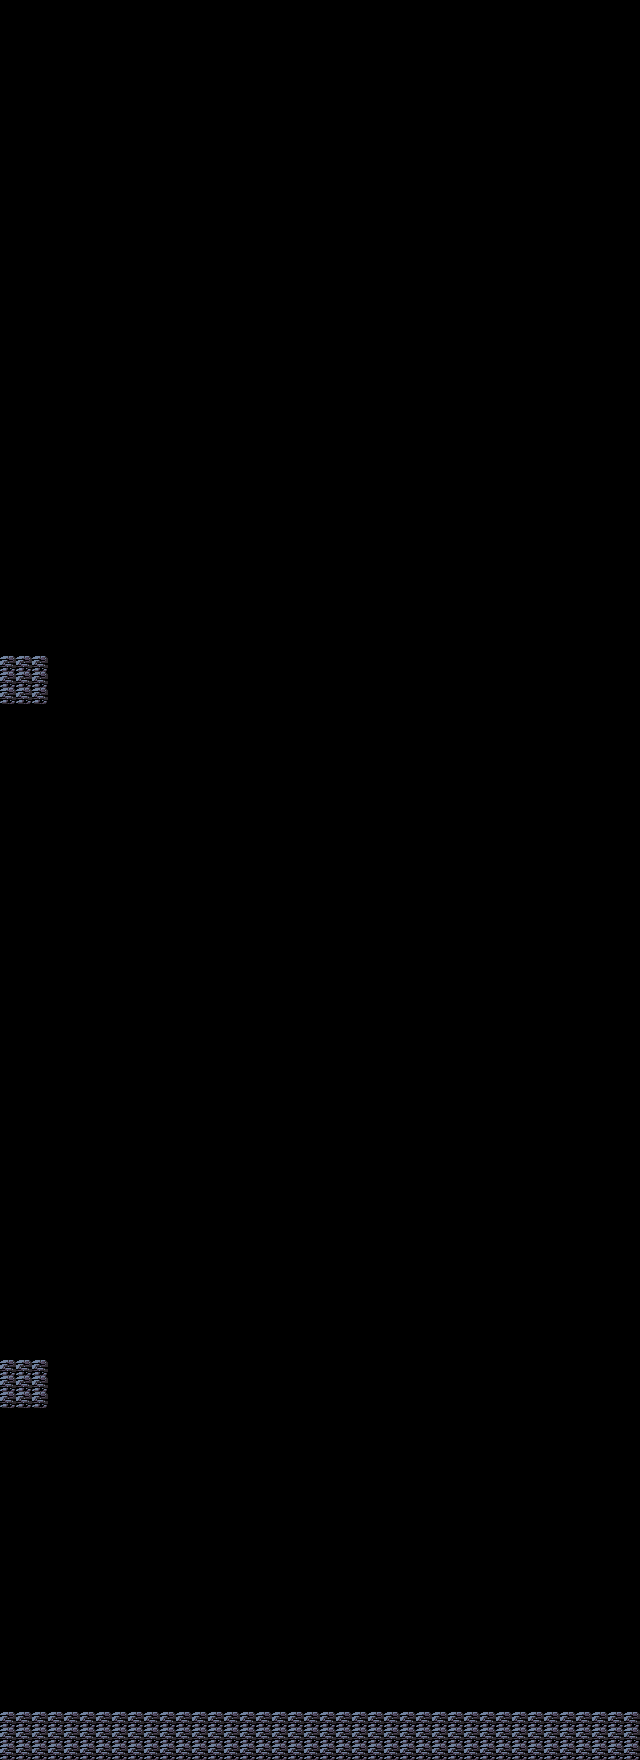

Below is a game level as drawn by its tile map, then a one-line description and the .tmx that defines it (tile-layer data replaced by summaries):
An orthogonal 40x110 tile map with 16x16 px tiles, 1 tile layer (Collision).

<map version="1.10" tiledversion="1.10.2" orientation="orthogonal" renderorder="right-down" width="40" height="110" tilewidth="16" tileheight="16" infinite="0" nextlayerid="2" nextobjectid="1">
 <tileset firstgid="1" source="../tileset/tileset.tsx" />
 <layer id="1" name="Collision" width="40" height="110">
  <data>[4400 cells, 138 non-empty, 1 distinct tile ids]</data>
 </layer>
</map>
